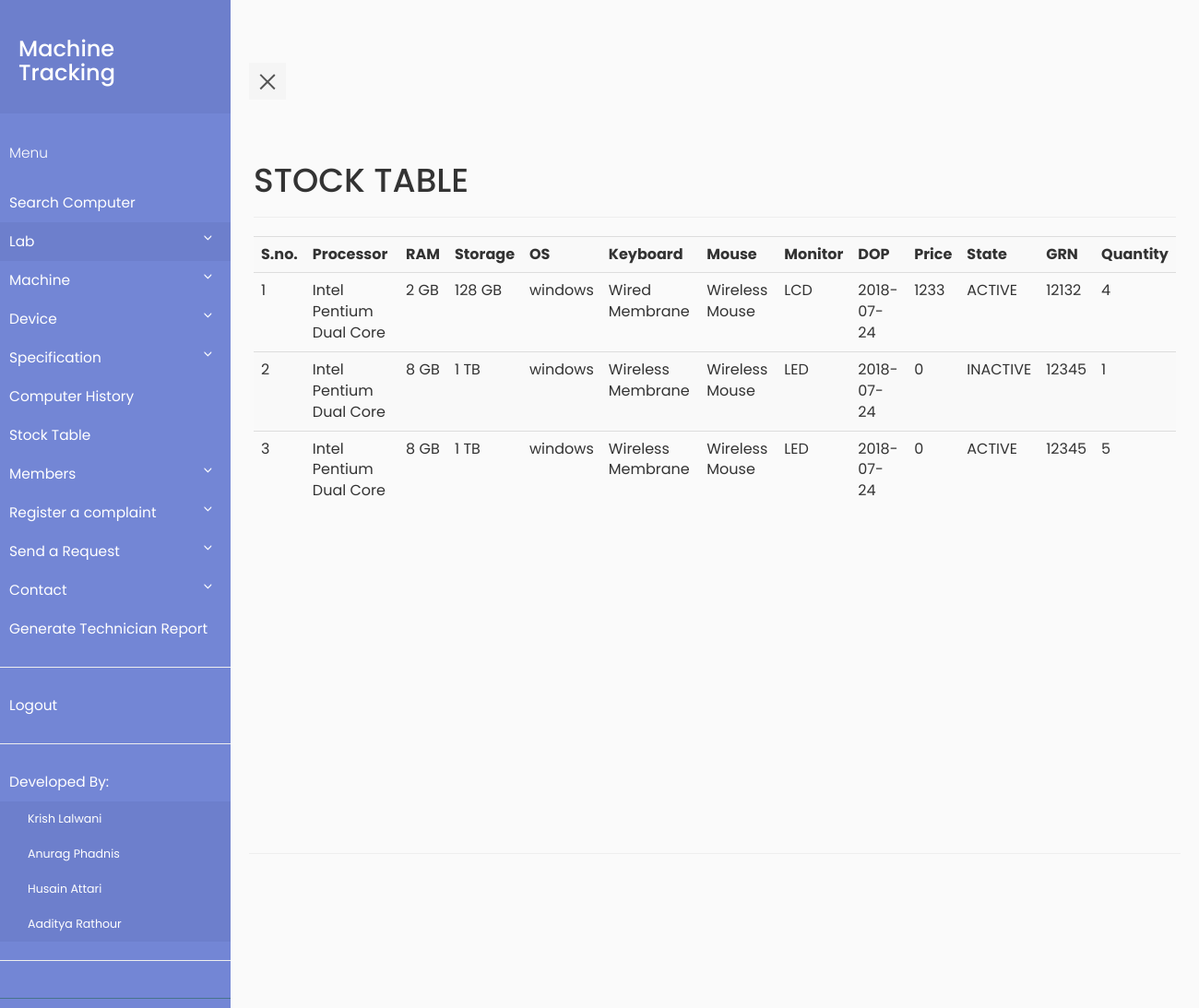
The page /viewsummary.php (signed in) on the database its author committed.
### tables this page shows
CREATE TABLE `machine` (
  `machine_id` int(11) NOT NULL,
  `MAC_ADDR` varchar(30) DEFAULT NULL,
  `processor` int(11) NOT NULL,
  `ram` int(11) NOT NULL,
  `memory` int(11) NOT NULL,
  `DOP` date DEFAULT NULL,
  `price` int(11) DEFAULT NULL,
  `state` varchar(10) DEFAULT NULL,
  `os` varchar(30) DEFAULT NULL,
  `monitor` int(11) NOT NULL,
  `keyboard` int(11) NOT NULL,
  `mouse` int(11) NOT NULL,
  `grn` int(11) NOT NULL
);

CREATE TABLE `specification` (
  `spec_id` int(11) NOT NULL,
  `spec` varchar(50) DEFAULT NULL,
  `name_id` int(11) DEFAULT NULL
);

### viewsummary.php (the view, shortened to what this page needs)
<?php
    require_once "pdo.php";
?>
<html>
<head>
    <link rel="stylesheet" type="text/css" href="https://maxcdn.bootstrapcdn.com/bootstrap/3.3.7/css/bootstrap.min.css" >
    <link rel="stylesheet" type="text/css" href="style5.css">
</head>
<body>
            <div class="wrapper">
     <?php if (isset($_SESSION['id'])&&$_SESSION['role']=='0') include "navbar.php";
                else if(isset($_SESSION['id'])&&$_SESSION['role']=='1')  include "navbar_faculty.php";
                else include "navbar_tech.php";?>
         <div class="container-fluid row" id="content">
    <div class="page-header">
    <h1>STOCK TABLE</h1>
    </div>
    <?php
        $stmtcnt = $pdo->query("SELECT COUNT(*) FROM machine ");
        $row = $stmtcnt->fetch(PDO::FETCH_ASSOC);
        if($row['COUNT(*)']!=='0')
        {
            $i=1;
            $stmtread = $pdo->query("SELECT *,COUNT(*) FROM machine GROUP BY grn,state ORDER BY DOP");
            echo ("<table class=\"table table-striped\">
                <tr> <th>S.no.</th><th>Processor</th><th>RAM</th><th>Storage</th><th>OS</th><th>Keyboard</th><th>Mouse</th><th>Monitor</th><th>DOP</th><th>Price</th> <th>State</th><th>GRN</th><th>Quantity</th></tr>");
            while ( $row = $stmtread->fetch(PDO::FETCH_ASSOC) )
            {
                $processor = $pdo->prepare("SELECT description FROM hardware where hardware_id = :hid");
                $processor->execute(array(':hid' => $row['processor']));
                $processorn = $processor->fetch(PDO::FETCH_ASSOC);
                $ram = $pdo->prepare("SELECT description FROM hardware where hardware_id = :hid");
                $ram->execute(array(':hid' => $row['ram']));
                $ramn = $ram->fetch(PDO::FETCH_ASSOC);
                $memory = $pdo->prepare("SELECT description FROM hardware where hardware_id = :hid");
                $memory->execute(array(':hid' => $row['memory']));
                $memoryn = $memory->fetch(PDO::FETCH_ASSOC);
                $keyboard = $pdo->prepare("SELECT description FROM hardware where hardware_id = :hid");
                $keyboard->execute(array(':hid' => $row['keyboard']));
                $keyboardn = $keyboard->fetch(PDO::FETCH_ASSOC);
                $mouse = $pdo->prepare("SELECT description FROM hardware where hardware_id = :hid");
                $mouse->execute(array(':hid' => $row['mouse']));
                $mousen = $mouse->fetch(PDO::FETCH_ASSOC);
                $monitor = $pdo->prepare("SELECT description FROM hardware where hardware_id = :hid");
                $monitor->execute(array(':hid' => $row['monitor']));
                $monitorn = $monitor->fetch(PDO::FETCH_ASSOC);
                echo ("<tr>");
                echo ("<td>");
                echo($i);
                echo("</td>");
                echo ("<td>");
                $pro = $pdo->prepare("SELECT spec FROM specification where spec_id = :spec_id");
                $pro->execute(array(':spec_id' => $processorn['description']));
                $pron = $pro->fetch(PDO::FETCH_ASSOC);
                echo($pron['spec']);
                echo ("</td>");
                echo ("<td>");
                 $ram = $pdo->prepare("SELECT spec FROM specification where spec_id = :spec_id");
                $ram->execute(array(':spec_id' => $ramn['description']));
                $ramn = $ram->fetch(PDO::FETCH_ASSOC);
                echo($ramn['spec']);
                echo ("</td>");
                echo ("<td>");
                 $memory = $pdo->prepare("SELECT spec FROM specification where spec_id = :spec_id");
                $memory->execute(array(':spec_id' => $memoryn['description']));
                $memoryn = $memory->fetch(PDO::FETCH_ASSOC);
                echo($memoryn['spec']);
                echo ("</td>");
                echo ("<td>");
                echo(htmlentities($row['os']));
                echo ("</td>");
                echo ("<td>");
                $keyboard = $pdo->prepare("SELECT spec FROM specification where spec_id = :spec_id");
                $keyboard->execute(array(':spec_id' => $keyboardn['description']));
                $keyboardn = $keyboard->fetch(PDO::FETCH_ASSOC);
                echo($keyboardn['spec']);
                echo ("</td>");
                echo ("<td>");
                $mouse = $pdo->prepare("SELECT spec FROM specification where spec_id = :spec_id");
                $mouse->execute(array(':spec_id' => $mousen['description']));
                $mousen = $mouse->fetch(PDO::FETCH_ASSOC);
                echo($mousen['spec']);
                echo ("</td>");
                echo ("<td>");
                $monitor = $pdo->prepare("SELECT spec FROM specification where spec_id = :spec_id");
                $monitor->execute(array(':spec_id' => $monitorn['description']));
                $monitorn = $monitor->fetch(PDO::FETCH_ASSOC);
                echo($monitorn['spec']);
                echo ("</td>");
                echo ("<td>");
                echo(htmlentities($row['DOP']));
                echo ("</td>");
                echo ("<td>");
                echo(htmlentities($row['price']));
                echo ("</td>");
                echo ("<td>");
                echo(htmlentities($row['state']));
                echo ("</td>");
                echo "<td>";
                echo(htmlentities($row['grn']));
                echo "</td>";
                echo "<td>";
                echo(htmlentities($row['COUNT(*)']));
                echo "</td>";
                $i++;
            }
            echo('</table>');
        }
    ?>
    </div>
</body>
</html>

### style5.css (style rules this page uses)
body { font-family: 'Poppins', sans-serif; background: #fafafa; }
.wrapper { display: flex; align-items: stretch; perspective: 1500px; }
#content { padding: 20px; min-height: 100vh; transition: all 0.3s; }

### rows shown on the page
machine: specification.spec "Intel Pentium Dual Core", specification.spec "2 GB", specification.spec "128 GB", os "windows", specification.spec "Wired Membrane", specification.spec "Wireless Mouse", specification.spec "LCD", DOP "2018-07-24", price "1233", state "ACTIVE", grn "12132", COUNT "4"
machine: specification.spec "Intel Pentium Dual Core", specification.spec "8 GB", specification.spec "1 TB", os "windows", specification.spec "Wireless Membrane", specification.spec "Wireless Mouse", specification.spec "LED", DOP "2018-07-24", price "0", state "INACTIVE", grn "12345", COUNT "1"
machine: specification.spec "Intel Pentium Dual Core", specification.spec "8 GB", specification.spec "1 TB", os "windows", specification.spec "Wireless Membrane", specification.spec "Wireless Mouse", specification.spec "LED", DOP "2018-07-24", price "0", state "ACTIVE", grn "12345", COUNT "5"
